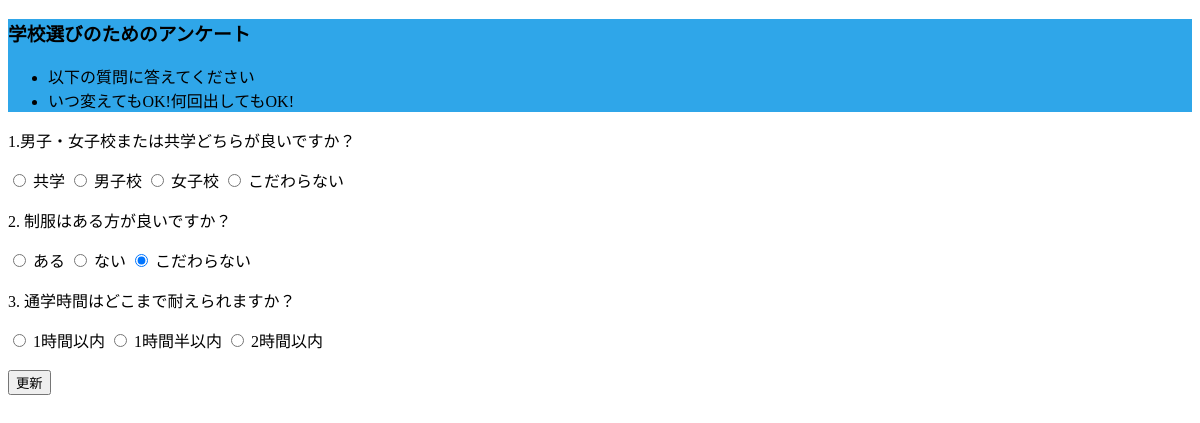
/detail.php?id=6, run on an earlier commit of the app's database.
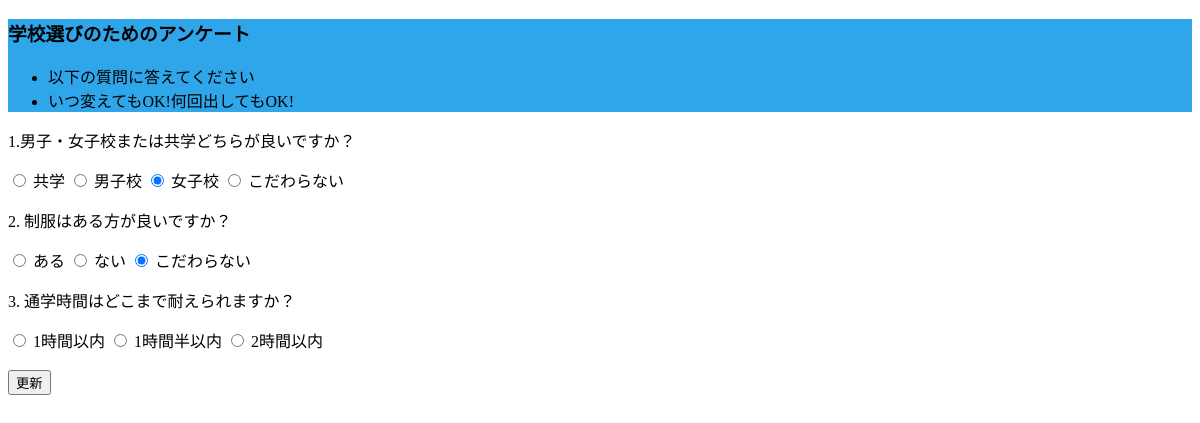
And on a later commit of the database.
### tables this page shows
CREATE TABLE `answer1` (
  `id` int NOT NULL,
  `q1` varchar(64) DEFAULT NULL,
  `q2` varchar(64) DEFAULT NULL,
  `q3` varchar(64) DEFAULT NULL,
  `date` datetime NOT NULL
);

### detail.php (the view, shortened to what this page needs)
<?php
$id = $_GET['id'];
$pdo = db_conn();
$stmt = $pdo->prepare('SELECT * FROM answer1 WHERE id = :id;');
$stmt->bindValue(':id', $id, PDO::PARAM_INT);
$status = $stmt->execute();
$result = '';
if ($status === false) {
    $error = $stmt->errorInfo();
    exit('SQLError:' . print_r($error, true));
} else {
    $result = $stmt->fetch();
}
?>
<!DOCTYPE html>
<html>
<head>
</head>
<body>
    <div class="menu">
        <h3>学校選びのためのアンケート</h3>
        <ul>
            <li>以下の質問に答えてください</li>
            <li>いつ変えてもOK!何回出してもOK!</li>
        </ul>
    </div>
    <form action="update.php" method="post">
        <p>1.男子・女子校または共学どちらが良いですか？</p>
        <label><input type="radio" name="q1" value="共学" <?= $result['q1'] === '共学' ? 'checked' : '' ?>> 共学</label>
        <label><input type="radio" name="q1" value="男子校" <?= $result['q1'] === '男子校' ? 'checked' : '' ?>> 男子校</label>
        <label><input type="radio" name="q1" value="女子校" <?= $result['q1'] === '女子校' ? 'checked' : '' ?>> 女子校</label>
        <label><input type="radio" name="q1" value="こだわらない" <?= $result['q1'] === 'こだらない' ? 'checked' : '' ?>> こだわらない</label><br>
        <p>2. 制服はある方が良いですか？</p>
        <label><input type="radio" name="q2" value="ある"<?= $result['q2'] === 'ある' ? 'checked' : '' ?>> ある</label>
        <label><input type="radio" name="q2" value="ない"<?= $result['q2'] === 'ない' ? 'checked' : '' ?>> ない</label>
        <label><input type="radio" name="q2" value="こだわらない"<?= $result['q2'] === 'こだわらない' ? 'checked' : '' ?>> こだわらない</label><br>
        <p>3. 通学時間はどこまで耐えられますか？</p>
        <label><input type="radio" name="q3" value="1時間以内"<?= $result['q3'] === '1時間以内' ? 'checked' : '' ?>> 1時間以内</label>
        <label><input type="radio" name="q3" value="1時間半以内"<?= $result['q3'] === '1時間半以内' ? 'checked' : '' ?>> 1時間半以内</label>
        <label><input type="radio" name="q3" value="2時間以内"<?= $result['q3'] === '2時間以内' ? 'checked' : '' ?>> 2時間以内</label><br>
        <input type="hidden" name="id" value="<?= $result['id'] ?>"></label><br>
        <input type="submit" value="更新">
    </form>
</body>
</html>

What changed in the data, as far as the page shows it:
changed answer1 "☐ 共学": q1 "☐ 女子校" → "☑ 女子校"
